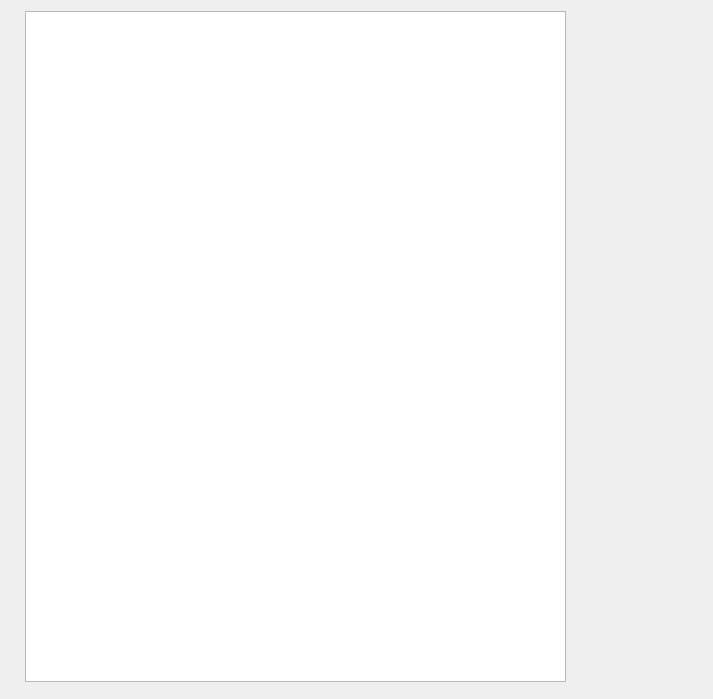
<?xml version="1.0" encoding="UTF-8"?>
<ui version="4.0">
 <class>OutputResultForm</class>
 <widget class="QWidget" name="OutputResultForm">
  <property name="geometry">
   <rect>
    <x>0</x>
    <y>0</y>
    <width>713</width>
    <height>699</height>
   </rect>
  </property>
  <property name="windowTitle">
   <string>Form</string>
  </property>
  <widget class="QLabel" name="resultLabel">
   <property name="geometry">
    <rect>
     <x>80</x>
     <y>70</y>
     <width>60</width>
     <height>15</height>
    </rect>
   </property>
   <property name="text">
    <string/>
   </property>
  </widget>
  <widget class="QListView" name="listView">
   <property name="geometry">
    <rect>
     <x>25</x>
     <y>11</y>
     <width>541</width>
     <height>671</height>
    </rect>
   </property>
  </widget>
 </widget>
 <resources/>
 <connections/>
</ui>
